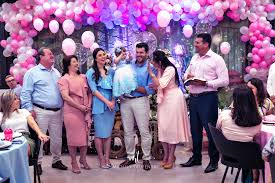
#> input picture imagens/todas_imagens/a_002.jpeg, 275 x 183 px; its folder holds only this picture in this run
$ python artigo.py
#> lines starting #> are read from the running program, lines starting #| are printed output that depends on the picture
# Tentativa de aplicar o que foi exposto no artigo de referencia, porém sem sucesso


import cv2
import numpy as np
import os
from sklearn.cluster import KMeans
from scipy.ndimage import label
import matplotlib.pyplot as plt
from multiprocessing import Pool, cpu_count

def load_images_from_directory(directory):
#> called with directory = 'imagens/todas_imagens'
    images = []
    filenames = []
    for filename in os.listdir(directory):
        img = cv2.imread(os.path.join(directory, filename), cv2.IMREAD_GRAYSCALE)
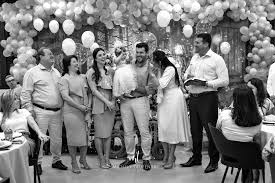
#> img: shape (183, 275); min 0, max 255, mean 125.8
        if img is not None:
            images.append(img)
            filenames.append(filename)
    return images, filenames

def preprocess_images(images):
    # Normaliza as imagens para valores entre 0 e 1
    processed_images = [img / 255.0 for img in images]
    return processed_images

def calculate_intensity_estimate(image, x, y, window_size=7):
    # Pega uma janela centrada em (x, y)
    half_window = window_size // 2
    window = image[max(0, x-half_window):x+half_window+1, max(0, y-half_window):y+half_window+1]
    # Calcula a média da intensidade da janela
    intensity_estimate = np.mean(window)
    return intensity_estimate

def gibbs_field(image, beta, num_iterations=5, filename=None):
    height, width = image.shape
    labels = np.random.randint(0, 3, size=(height, width))  # Inicializa com rótulos aleatórios
    intensity_estimates = np.zeros((height, width, 3))  # Para 3 categorias

    for i in range(num_iterations):
        print(f"Imagem {filename} - Iteração {i + 1}/{num_iterations}")
        for x in range(height):
            for y in range(width):
                neighbors = [(x-1, y), (x+1, y), (x, y-1), (x, y+1)]
                neighbor_labels = [labels[nx, ny] if 0 <= nx < height and 0 <= ny < width else -1 for nx, ny in neighbors]
                current_label = labels[x, y]

                # Atualiza a estimativa da intensidade com a janela centrada em (x, y)
                intensity_estimates[x, y, current_label] = calculate_intensity_estimate(image, x, y)

                # Calcula a probabilidade de mudança de rótulo
                probs = np.array([np.exp(-beta * intensity_estimates[x, y, l]) for l in range(3)])
                probs /= np.sum(probs)  # Normaliza as probabilidades para somarem 1

                # Atualiza o rótulo baseado nas probabilidades
                labels[x, y] = np.random.choice(3, p=probs)

    return labels

def plot_image_clusters(image, labels, filename):
    plt.imshow(labels, cmap='tab10')  # Mapa de cores para visualizar clusters
    plt.title(f'Segmented Image - {filename}')
    plt.savefig(f"clusters_{filename}")

def process_image(image_info):
    image, filename = image_info
    beta = 0.1
    labels = gibbs_field(image, beta, filename=filename)
    plot_image_clusters(image, labels, filename)

def main():
    directory = 'imagens/todas_imagens'
    images, filenames = load_images_from_directory(directory)
#> images = 1 item; filenames = ['a_002.jpeg']
    processed_images = preprocess_images(images)
#> in preprocess_images, `processed_images = [img / 255.0 for img in images]`: processed_images = 1 item
#> processed_images = 1 item

    # Usar paralelização
    num_workers = cpu_count()
    print(f"Usando {num_workers} núcleos para paralelizar.")

    with Pool(num_workers) as pool:
        pool.map(process_image, zip(processed_images, filenames))
        print("Paralelização completa.")

if __name__ == "__main__":
#> (the run stopped early here; a loop or call above may not have finished)
